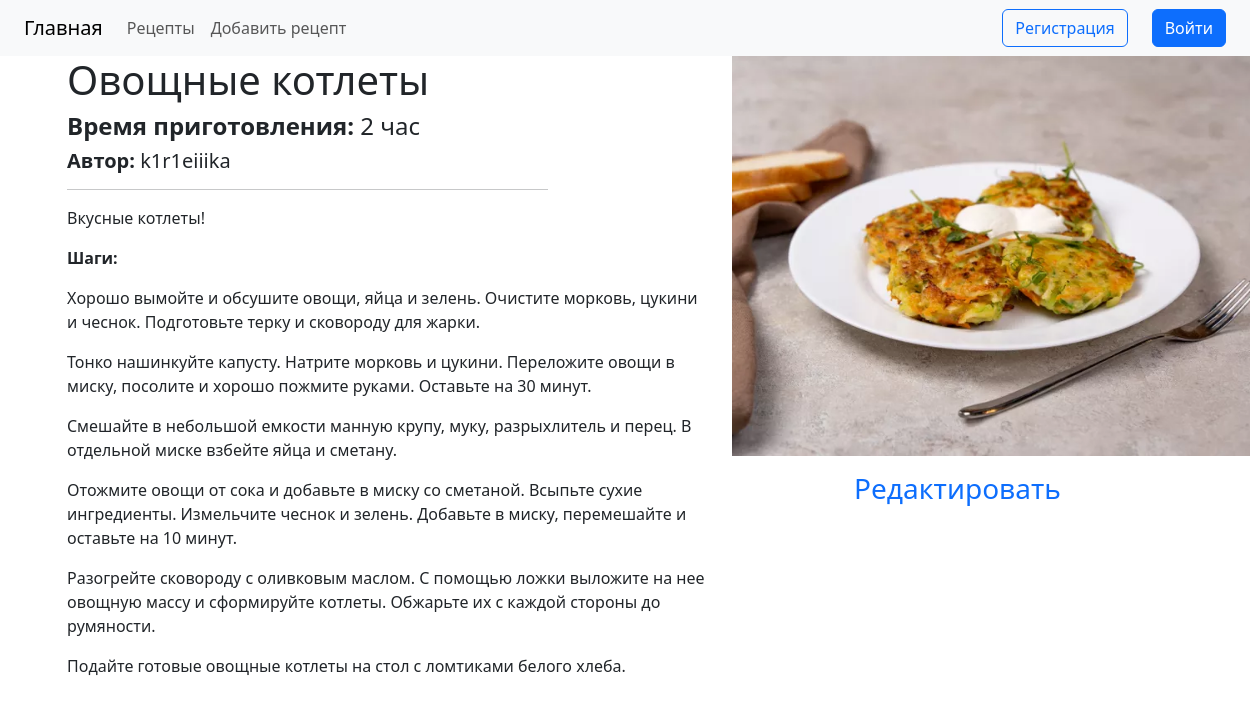
Page /recipe/1/ on the committed database.
### main/models.py (models this page shows, shortened)
class Recipe(models.Model):
    title = models.CharField(max_length=100)
    description = models.TextField()
    steps = models.TextField()
    cook_time = models.IntegerField(default=0)
    image = models.ImageField()
    author = models.ForeignKey('auth.User', on_delete=models.CASCADE)
    class Meta:
        verbose_name = 'Рецепт'
        verbose_name_plural = 'Рецепты'

### main/views.py (the view)
# urls.py: urls.path('recipe/<int:recipe_id>/', recipe, name='recipe'),
def recipe(request, recipe_id):
    recipe_obj = Recipe.objects.get(id=recipe_id)
    steps_without_empty_lines = [step.strip() for step in recipe_obj.steps.split('\r') if step.strip()]
    recipe_obj.steps = mark_safe('<p>' + '</p><p>'.join(steps_without_empty_lines) + '</p>')
    return render(request, 'main/recipe.html', {'recipe': recipe_obj})

### templates/main/recipe.html (shortened to what this page needs)
{% extends 'layout.html' %}
{% load static %}
{% block content %}
    <div class="row">
        <div class="col-7">
            <h1>{{ recipe.title }}</h1>
            <h4><b>Время приготовления:</b> {{ recipe.cook_time }} час</h4>
            <h5 class="mb-2"><b>Автор:</b> {{ recipe.author }}</h5>
            <hr class="w-75">
            <p>{{ recipe.description }}</p>
            <p><b>Шаги:</b> {{ recipe.steps }}</p>
        </div>
        <div class="col-5">
            <img class="mb-3" src="{% static recipe.image.url %}" alt="{{ recipe.title }}" style="height: 400px"><br>
            <a href="{% url 'change' recipe.id %}" class="text-center text-decoration-none"><h3>Редактировать</h3></a>
        </div>
    </div>
{% endblock %}

### rows in the picture
Recipe: title "Овощные котлеты", cook_time "2", author "k1r1eiiika", description "Вкусные котлеты!", steps "Хорошо вымойте и обсушите овощи, яйца и зелень. Очистите морковь, цукини и чеснок. Подготовьте терку и сковороду для жарки. Тонко нашинкуйте капусту. Натрите морковь и цукини. Переложите овощи в миску, посолите и хорошо пожмите руками. Оставьте на 30 минут. Смешайте в небольшой емкости манную крупу, муку, разрыхлитель и перец. В отдельной миске взбейте яйца и сметану. Отожмите овощи от сока и добавьте в миску со сметаной. Всыпьте сухие ингредиенты. Измельчите чеснок и зелень. Добавьте в миску, перемешайте и оставьте на 10 минут. Разогрейте сковороду с оливковым маслом. С помощью ложки выложите на нее овощную массу и сформируйте котлеты. Обжарьте их с каждой стороны до румяности. Подайте…", image (picture)
